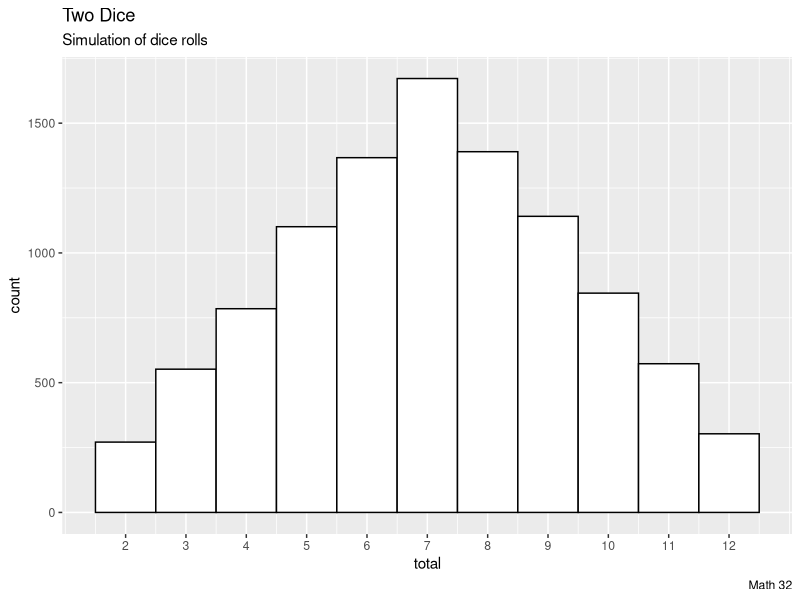
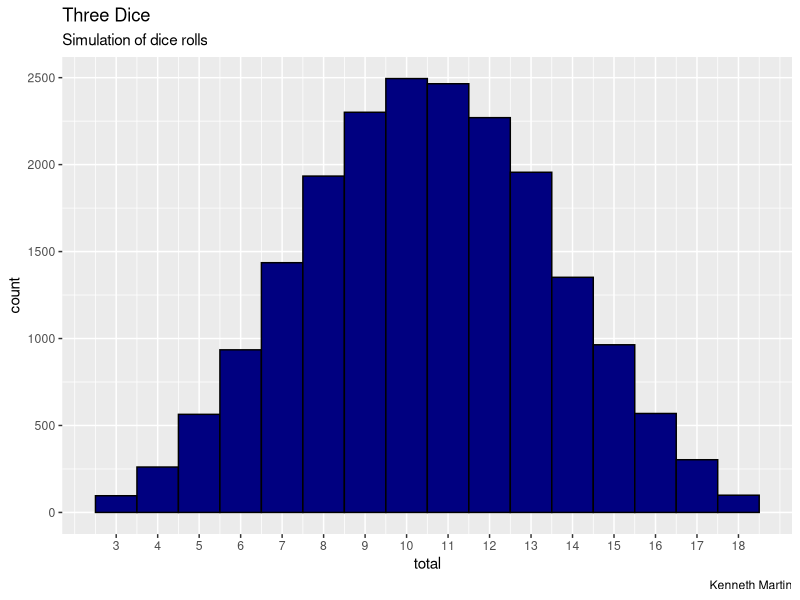

R code for these plots, in order:
## ---- chunk 1
library(tidyverse)
## ---- chunk 2
N  <- 10000 # Number of iterations
X1 <- sample(1:6, N, replace = TRUE) # Generate random sample init X1
X2 <- sample(1:6, N, replace = TRUE) # Generate random sample init X2

sums <- X1 + X2 # Store into sums

df <- data.frame(sums) # Create dataframe for sums

ggplot(df, aes(x = sums)) +
  geom_histogram(binwidth = 1, color = "black", fill = "white") +
  labs(title = "Two Dice",
       subtitle = "Simulation of dice rolls",
       caption = "Math 32") +
  scale_x_continuous(name = "total", breaks = 2:12)
## ---- chunk 3
N <- 20000 # Sample Size

X1 <- sample(1:6, N, replace = TRUE) # Generate random sample init X1
X2 <- sample(1:6, N, replace = TRUE) # Generate random sample init X2
X3 <- sample(1:6, N, replace = TRUE) # Generate random sample init X3

sums <- X1 + X2 + X3  # Store into sums

df <- data.frame(sums) # Create dataframe for sums

ggplot(df, aes(x = sums)) +
  geom_histogram(binwidth = 1, color = "black", fill = "navy blue") +
  labs(title = "Three Dice",
       subtitle = "Simulation of dice rolls",
       caption = "Kenneth Martin") +
  scale_x_continuous(name = "total", breaks = 3:18)
